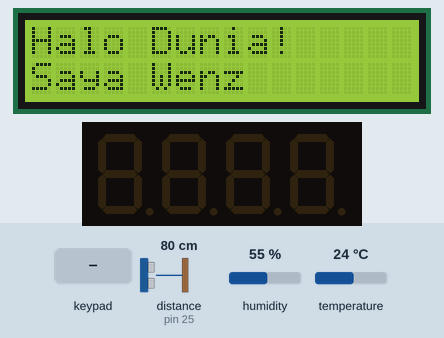
Bench run of a sketch on a simulated Arduino Mega 2560, built with avr-gcc and run on an emulated ATmega2560. On the bench: 16×2 character LCD, 4-digit seven-segment display. The test bench sets the inputs (shaded band); at power-on: distance to the obstacle (sensor on pin 25) 80 cm, humidity 55 %, temperature 24 °C. The echo pulse lasts 58.3 µs per cm; what the sketch prints to the serial monitor is not drawn.

Above: at 1.2 s.
1.3 s: keypad keys 1 3 9 7 2 2 2 2 pressed 0.4 s apart
At 1.8 s:
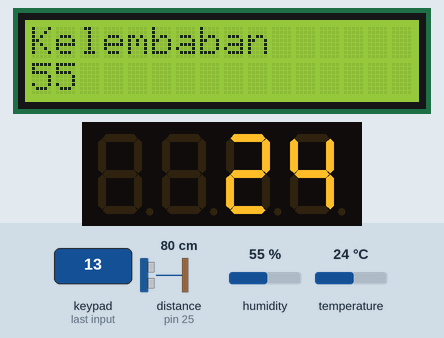
At 5.5 s:
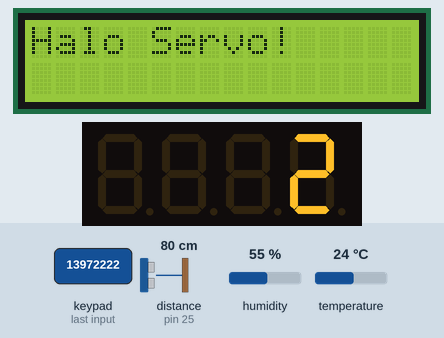
Timing chart, 0 to 7.0 s (numbered marks = the images above; inputs shaded):
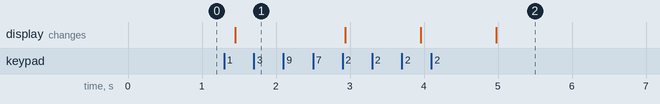

The sketch:

t2.ino
```cpp
#include <Keypad.h>
#include <LiquidCrystal.h>
#include <DHT.h>
#include <TM1637Display.h>
#include <Ultrasonic.h>

#define DHT_PIN 5
#define TRIG 23
#define ECHO 25
#define CLK 11
#define DIO 10

const byte ROWS = 4; //four rows
const byte COLS = 4; //four columns

char keys[ROWS][COLS] = {
  {'1','2','3','A'},
  {'4','5','6','B'},
  {'7','8','9','C'},
  {'*','0','#','D'}
};
byte rowPins[ROWS] = {52, 50, 48, 46}; //connect to the row pinouts of the keypad
byte colPins[COLS] = {53, 51, 49, 47}; //connect to the column pinouts of the keypad

int temp,humi;
int distance;
int menu;
int hold;

Keypad keypad = Keypad(makeKeymap(keys), rowPins, colPins, ROWS, COLS);
LiquidCrystal lcd(13,12,9,8,7,6);  // Creates an LCD object. Parameters: (rs, enable, d4, d5, d6, d7)
DHT dht(DHT_PIN, DHT22);
TM1637Display display = TM1637Display(CLK, DIO);
Ultrasonic ultrasonic(TRIG,ECHO);

void setup() {
  Serial.begin(9600);
  lcd.begin(16, 2);
  dht.begin();
  display.setBrightness(5);
  keypad.addEventListener(keypadEvent);

}

void loop() {
  char key = keypad.getKey();
  distance = ultrasonic.read();

  // display.showNumberDec(distance);
  if(menu == 0){
    lcd.clear();
    lcd.setCursor(0,0);
    lcd.print("Halo Dunia!");
    lcd.setCursor(0,1);
    lcd.print("Saya Wenz");
    delay(100);
  }
  if(menu == 1){
    humi = dht.readHumidity();
    temp = dht.readTemperature();

    display.clear();
    lcd.clear();
    lcd.setCursor(0,0);
    lcd.print("Kelembaban");
    lcd.setCursor(0,1);
    lcd.print(humi);
    display.showNumberDec(temp);
    delay(100);
  }
  if(menu == 2){
    lcd.clear();
    lcd.print("Halo Servo!");
    for(hold; hold<=2; hold++){
      display.showNumberDec(hold);
      delay(1000);
    }
    delay(1000);

  }

}

void keypadEvent(KeypadEvent key) {
  if (keypad.getState() == PRESSED || keypad.getState() == HOLD) {
    Serial.println(key);
    switch (key) {
      case '1':
        menu = 1;
        break;
      case '2':
        menu = 2;
        break;
      case '3':
        menu = 3;
        break;
      case '4':
        menu = 4;
        break;
      case '*':
        menu = 0;
        break;
    }
  }
}
```

Measured:
- after the input at 1.3 s, the display: changes after 0.15 s (image 1)
